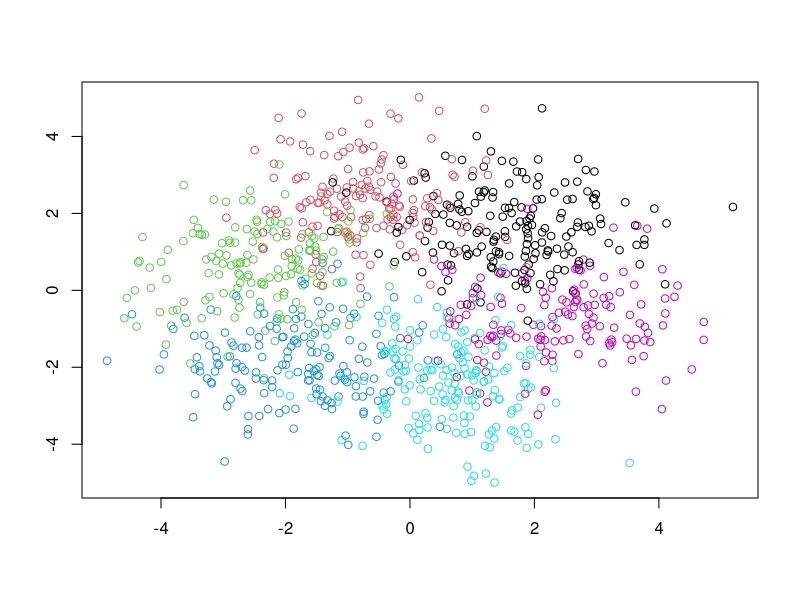
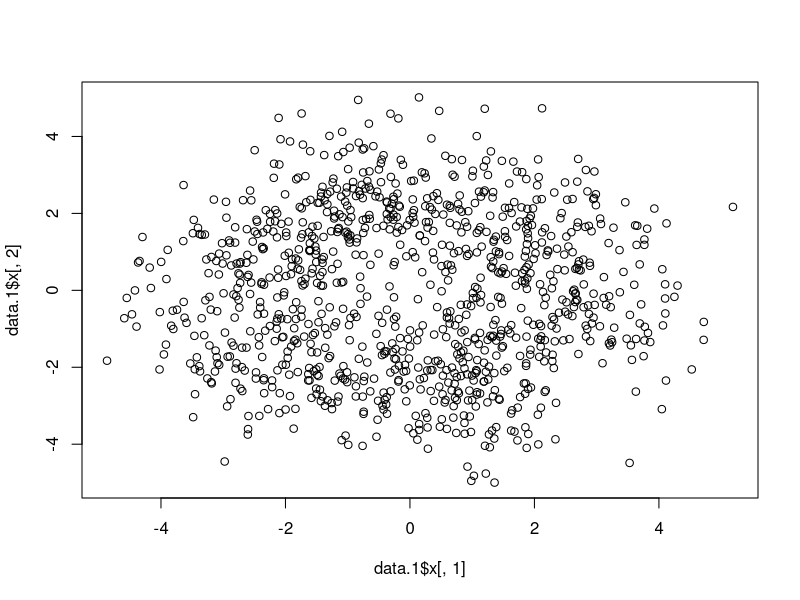

Reproduce these figures in R, in order. (Note: this script raises an error after producing the figures.)
####################################################################
# Machine Learning - MIRI
# Lluís A. Belanche

# LAB 2: Clustering (k-means and E-M) practise
# version of February 2019
####################################################################

# Choose one of these exercises to practice

####################################################################
## Exercise 1:  Clustering artificial 2-D CIRCLE DATA

library(mlbench)

# We generate 2D data: each of the clusters is a 2-D Gaussian. The centers are equally spaced 
# on a circle around the origin with radius r
# The covariance matrices are of the form sigma^2 I (sd^2 parameter in  mlbench.2dnormals())

N <- 1000
K <- 6

# the clusters
data.1 <- mlbench.2dnormals (N,K)
plot(data.1)

# the raw data (what the clustering method will receive)

plot(x=data.1$x[,1], y=data.1$x[,2])


## Do the following (in separate sections)

# 1. Decide beforehand which clustering method will work best and with which settings.
#    Hint: have a look at the way the data is generated: ?mlbench.2dnormals
summary(data.1)

# 2. Apply k-means a number of times with fixed K=6 and observe the results
K <- 2
kmeans2.2 <- cclust (data.1$obs,K,iter.max=100,method="kmeans",dist="euclidean")


# 3. Apply k-means with a choice of K values of your own and monitor the CH index; which K looks better?
# 4. Apply E-M with K=6 and observe the results (means, coefficients and covariances)
# 5. Check the results against tour expectations (#1.)






####################################################################
## Exercise 2:  Clustering real 2-D data

## This exercise involves the use of the 'Geyser' data set, which contains data from the ‘Old Faithful’ geyser 
## in Yellowstone National Park, Wyoming. 

## the MASS library seems to contain the best version of the data
library(MASS)

help(geyser, package="MASS")

summary(geyser)

plot(geyser)

## with ggplot2, maybe we get better plots:
library(ggplot2)

qplot(waiting, duration, data=geyser)

# 6. Decide beforehand which clustering method will work best and with which settings.
#    No hint this time, this is a real dataset
# 7. Apply k-means with different values of K and observe the results
kmeans0 = cclust(data.1,K,iter.max=100,method="kmeans",dist="euclidean")

# 8. Apply k-means 100 times, get averages of the CH index, and decide the best value of K. Does it work?
# 9. Apply E-M with a family of your choice ("spherical", "diagonal", etc), with the best value fo K delivered by k-means
# 10. Choose the model and number of clusters with the largest BIC

# 11. Apply E-M again with a family of your choice ("spherical", "diagonal", etc), this time letting BIC decide the best number of clusters
#     The easiest way to inspect the final results is with summary() of your mixmodCluster() call
# 12. Once you're done, try and plot the results; just plot() the result of mixmodCluster()

####################################################################
## Exercise 3:  Clustering real multi-dimensional data

## This exercise involves the use of the 'Auto' data set, which we introduced in a previous lab session

# 13. Get the Auto data, redo the preprocessing
# 14. Apply E-M again with a family of your choice ("spherical", "diagonal", etc), letting BIC decide the best
#     number of clusters
# 15. Inspect and report the results of your clustering
#     Warning: do not directly plot() the results, it takes a long time
# 16. Use the clusplot() function in {cluster}
#     Like this:
#        library(cluster)
#        clusplot(Auto, z@bestResult@partition, color=TRUE, shade=TRUE, labels=2, lines=0)
#     please do consult ?clusplot.default


# Your code starts here ...
